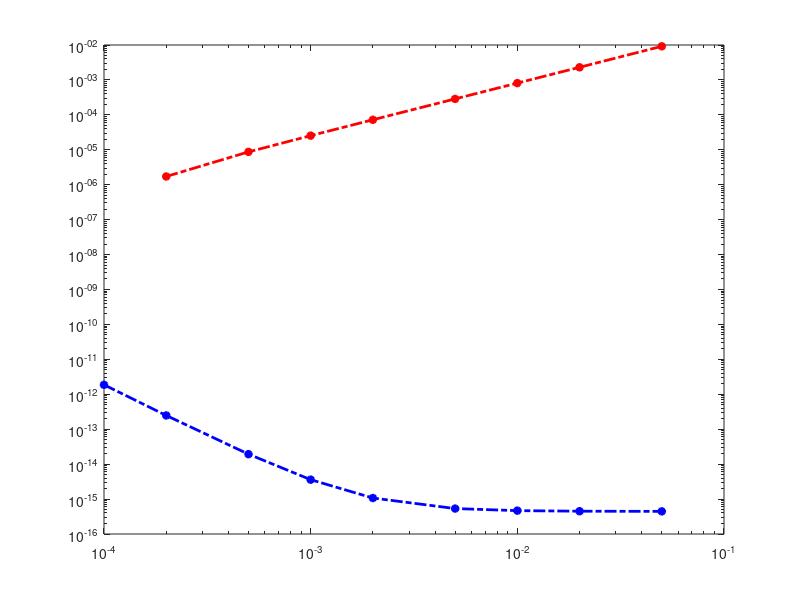

Here is the MATLAB script that generated this plot:
clc; clear; close all;
%% dati
LL = .1;
alpha = .1e-4;
T0 = 300;
Tx0 = @(x) T0 + 50*sin(pi*x/LL);
Tan = @(x,t) T0 + 50*sin(pi*x/LL).*exp(-pi^2/LL^2*alpha*t);

%% ciclo per errori
dxv = [1e-4 2e-4 5e-4 1e-3 2e-3 5e-3 1e-2 2e-2 5e-2];
err = zeros(size(dxv));
errcond = zeros(size(dxv));
for jjerr = 1:length(dxv)
    %% griglia x
    dx = dxv(jjerr);
    xx = (0:dx:LL)';
    nn = length(xx);
    
    %% griglia t
    tend = 100;
    dt = .1;
    time = (0:dt:tend)';
    mm = length(time);

    %% BE
    aa = dt*alpha/dx^2;
    diag_si = -aa*ones(nn,1);
    diag_p = (1+2*aa)*ones(nn,1);
    AA = spdiags([diag_si diag_p diag_si],-1:1,nn,nn);

    % --- condizioni al contorno ---
    % dirichlet
    AA(1,1) = 1;
    AA(1,2) = 0;

    % dirichlet
    AA(end,end-1) = 0;
    AA(end,end) = 1;

    TT = Tx0(xx); Tp = TT;
    for inst = 2:mm
        bb = Tp;

        % --- condizioni al contorno ---
        % dirichlet
        bb(1) = T0;

        % dirichlet
        bb(end) = T0;

        TT = AA\bb;

        Tp = TT;
    end
    
    %% valuto errore
    errcond(jjerr) = condest(AA)/(1-condest(AA)*eps)*2*eps;
    if jjerr == 1
        TTref = TT;
        dxref = dx;
    else
        err(jjerr) = norm(TTref(1:dx/dxref:end)-TT)/norm(TTref-T0);
    end
end

loglog(dxv,errcond,'b-.*','linewidth',2)
hold on
loglog(dxv,err,'r-.*','linewidth',2)
